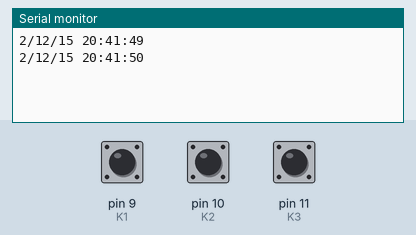
Recording of a sketch running on a simulated Arduino Uno, built with avr-gcc and run on an emulated ATmega328P. On the bench: the last lines printed to the serial monitor. Wiring (inferred from the names in the program): DS1307 clock at I2C address 0x68. The test bench sets the inputs (shaded band); at power-on: pin 10 (K2) HIGH, pin 11 (K3) HIGH, pin 9 (K1) HIGH. The local clock reads 2024-03-15 10:24:30 at power-on unless the sketch sets it.

Above: at 2.2 s.
2.3 s: pin 10 (K2) pulled LOW for 0.15 s
At 3.7 s:
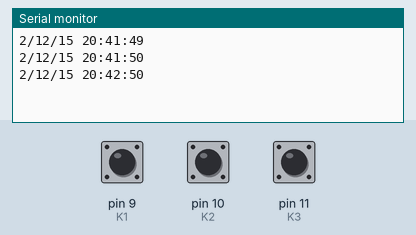
3.9 s: pin 11 (K3) pulled LOW for 0.15 s
At 4.8 s:
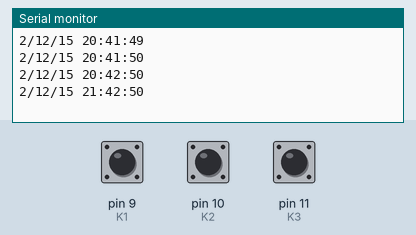
5.5 s: pin 10 (K2) pulled LOW for 1 s
At 6.5 s:
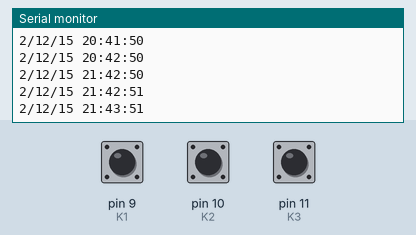
8.0 s: pin 11 (K3) pulled LOW for 1 s
At 8.8 s:
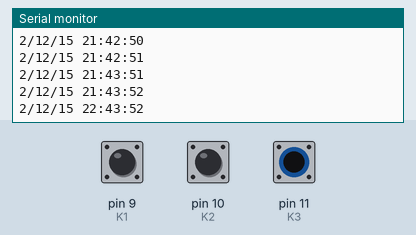
Timing chart, 0 to 11.0 s (numbered marks = the images above; inputs shaded):
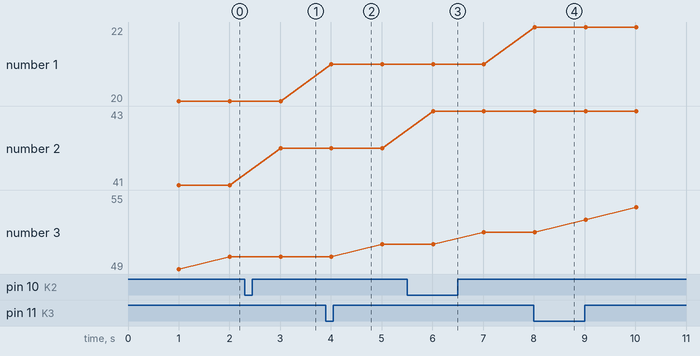

The sketch:

02.ino
```cpp
#include <Wire.h>
#define DS1307_ID 0x68
#define K1 9
#define K2 10
#define K3 11
uint8_t second =      00; //0-59
uint8_t minute =      41; //0-59
uint8_t hour =        20; //0-23
uint8_t dow =          3; //1-7
uint8_t day =          2; //1-31
uint8_t month =       12; //1-12
uint8_t year  =       15; //0-99
boolean edited = false;

void setup() {
  delay(1000);
  pinMode(K1,INPUT_PULLUP);
  pinMode(K2,INPUT_PULLUP);
  pinMode(K3,INPUT_PULLUP);
  pciSetup(K1);
  pciSetup(K2);
  pciSetup(K3);
  pinMode(2, INPUT);                    // Test of the SQW pin, D2 = INPUT
  digitalWrite(2, HIGH);                // Test of the SQW pin, D2 = Pullup on
  Serial.begin(9600);
  Wire.begin();
  startClock();
  setTime();
}

void pciSetup(byte pin) {
  * digitalPinToPCMSK(pin) |= bit (digitalPinToPCMSKbit(pin));
  PCIFR |= bit (digitalPinToPCICRbit(pin));
  PCICR |= bit (digitalPinToPCICRbit(pin));
}

ISR (PCINT0_vect) {
  if (digitalRead(K1) == LOW) {
    if (second < 59) {
      second++;
    } else {
      second = 0;
      minute++;
    }
    edited = true;
  }
  if (digitalRead(K2) == LOW) {
    if (minute < 59) {
      minute++;
    } else {
      minute = 0;
      hour++;
    }
    edited = true;
  }
  if (digitalRead(K3) == LOW) {
    if (hour < 23) {
      hour++;
    } else {
      hour = 0;
      day++;
    }
    edited = true;
  }
}

void setTime(){

  Wire.beginTransmission(DS1307_ID);
  Wire.write(0x00); //stop Oscillator

  Wire.write(dec2bcd(second));
  Wire.write(dec2bcd(minute));
  Wire.write(dec2bcd(hour));
  Wire.write(dec2bcd(dow));
  Wire.write(dec2bcd(day));
  Wire.write(dec2bcd(month));
  Wire.write(dec2bcd(year-2000));
  Wire.write(0x00); //start

  Wire.endTransmission();

}

void getTime() {
  Wire.beginTransmission(DS1307_ID);
  Wire.write((uint8_t)0x00);
  Wire.endTransmission();
  Wire.requestFrom(DS1307_ID, 7);       // request secs, min, hour, dow, day, month, year
  second = bcd2dec(Wire.read() & 0x7f);// aquire seconds...
  minute = bcd2dec(Wire.read());     // aquire minutes
  hour = bcd2dec(Wire.read());       // aquire hours
  dow = bcd2dec(Wire.read());        // aquire dow (Day Of Week)
  dow--;  //  correction from RTC format (1..7) to lib format (0..6). Useless, because it will be overwritten
  day = bcd2dec(Wire.read());       // aquire day
  month = bcd2dec(Wire.read());      // aquire month
  year = bcd2dec(Wire.read());       // aquire year...
  year = year + 2000;                   // ...and assume that we are in 21st century!
}

void startClock() {
  Wire.beginTransmission(DS1307_ID);
  Wire.write((uint8_t)0x00);  // Register 0x00 holds the oscillator start/stop bit
  Wire.endTransmission();
  Wire.requestFrom(DS1307_ID, 1);
  second = Wire.read() & 0x7f;  // save actual seconds and AND sec with bit 7 (start/stop bit) = clock started
  Wire.beginTransmission(DS1307_ID);
  Wire.write((uint8_t)0x00);
  Wire.write((uint8_t)second);   // write seconds back and start the clock
  Wire.endTransmission();
}

uint8_t bcd2dec(uint8_t val)  {
// Convert binary coded decimal to normal decimal numbers
  return ( (val/16*10) + (val%16) );
}

uint8_t dec2bcd(uint8_t num){
// Convert normal decimal numbers to binary coded decimal
  return ((num/10 * 16) + (num % 10));
}

void loop() {
  if (edited) {
    setTime();
    edited = false;
  }
  getTime();
  Serial.print(day);
  Serial.print("/");
  Serial.print(month);
  Serial.print("/");
  Serial.print(year);
  Serial.print(" ");
  Serial.print(hour);
  Serial.print(":");
  Serial.print(minute);
  Serial.print(":");
  Serial.println(second);
  delay(1000);
}
```

Measured:
- after the input at 2.3 s, the serial monitor: prints a new line after 0.71 s (image 1)
- after the input at 3.9 s, the serial monitor: prints a new line after 0.11 s (image 2)
- after the input at 5.5 s, the serial monitor: prints a new line after 0.52 s (image 3)
- after the input at 8.0 s, the serial monitor: prints a new line at once (image 4)
- plotted number 1: 20 → 21 after the input at 3.9 s, 21 → 22 after the input at 8.0 s
- plotted number 2: 41 → 42 after the input at 2.3 s, 42 → 43 after the input at 5.5 s
